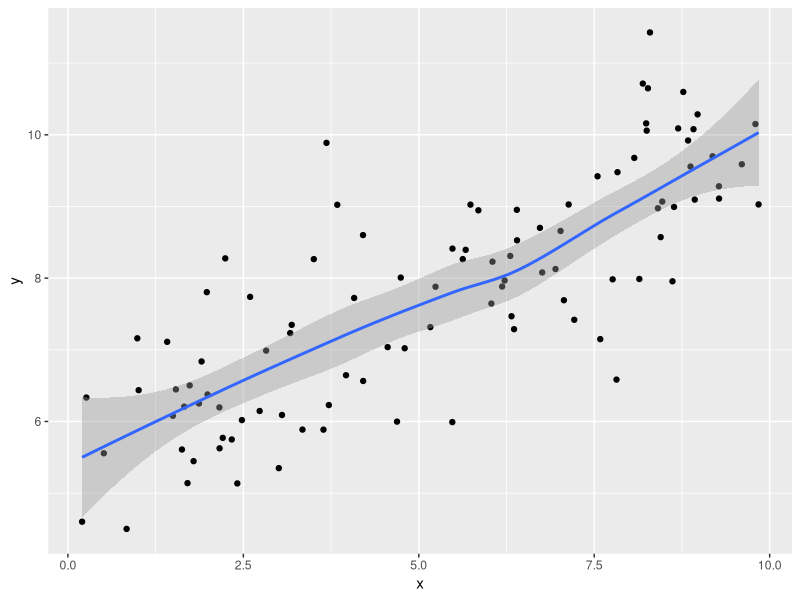

This figure's R source: (Note: this script raises an error after producing the figure.)
## ---- chunk 1
options(htmltools.dir.version = FALSE)
library(knitr)
knitr::opts_chunk$set(
	fig.align = "center",
	out.width="80%",
	fig.height=4.5,
	cache = TRUE,
	dpi = 300
)
## ---- chunk 2
library(ggplot2)
df = data.frame(x = runif(100, 0, 10))
df$y = 5 + df$x * 0.5 + rnorm(100, 0, 1)
ggplot(df, aes(x, y)) + geom_point() + geom_smooth()
## ---- chunk 3
include_graphics("img/black-box-general.png")
## ---- chunk 4
include_graphics("img/black-box-general.png")
## ---- chunk 5
include_graphics("img/black-box-physics1.png")
## ---- chunk 6
include_graphics("img/black-box-physics2.png")
## ---- chunk 7
include_graphics("img/black-box-general.png")
## ---- chunk 8
include_graphics("img/potential_outcomes.PNG")
